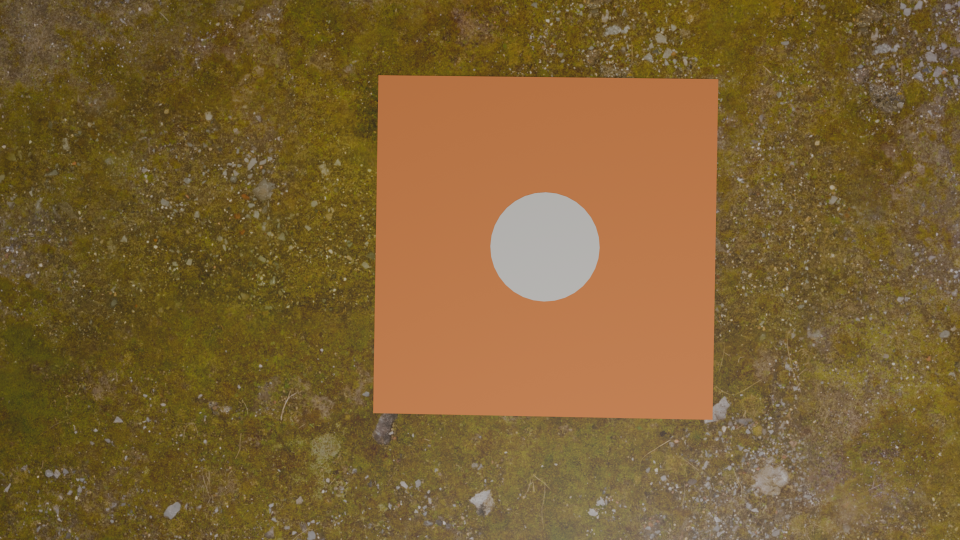
#> input picture folder_image/Object Tracking.png, 1920 x 1080 px, found by its file name (shown at 1/2 size)
$ python B3.py
#> lines starting #> are read from the running program, lines starting #| are printed output that depends on the picture; after the words box and inside, x2 and y2 are one past the last pixel; in counts of white or black regions, pixels touching at a corner belong together
import cv2
import numpy as np

gambar = cv2.imread('/home/ilkham/Penugasan GamaForce/folder_image/Object Tracking.png')
#> gambar is the input picture: shape (1080, 1920, 3); mean B, G, R 53.1, 96.6, 124.5
gray = cv2.cvtColor(gambar, cv2.COLOR_BGR2GRAY)
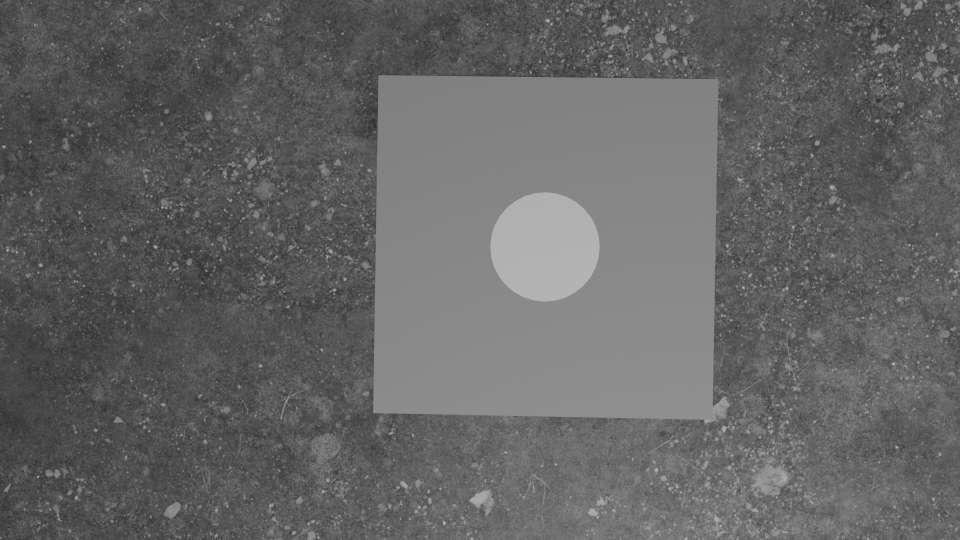
#> gray: shape (1080, 1920) (shown at 1/2 size); min 43, max 183, mean 100
img = cv2.medianBlur(gray, 5)

circles = cv2.HoughCircles(img, cv2.HOUGH_GRADIENT,1,100, param1=200, param2=50, minRadius=50, maxRadius=0)
#> circles = [[1089.5, 492.5, 109]]
circles = np.uint16(np.around(circles))
#> circles = [[1090, 492, 109]]

for i in circles[0, :]:
    cv2.drawMarker(gambar, (i[0], i[1]), (255,0,0), cv2.MARKER_CROSS, 30, 2)
    cv2.rectangle(gambar, (i[0]-108, i[1]-108), (i[0]+108, i[1]+108), (0,255,0), 2)
    cv2.rectangle(gambar, (i[0]-338, i[1]-338), (i[0]+338, i[1]+338), (0,0,255), 2, )
#> this loop made 1 pass
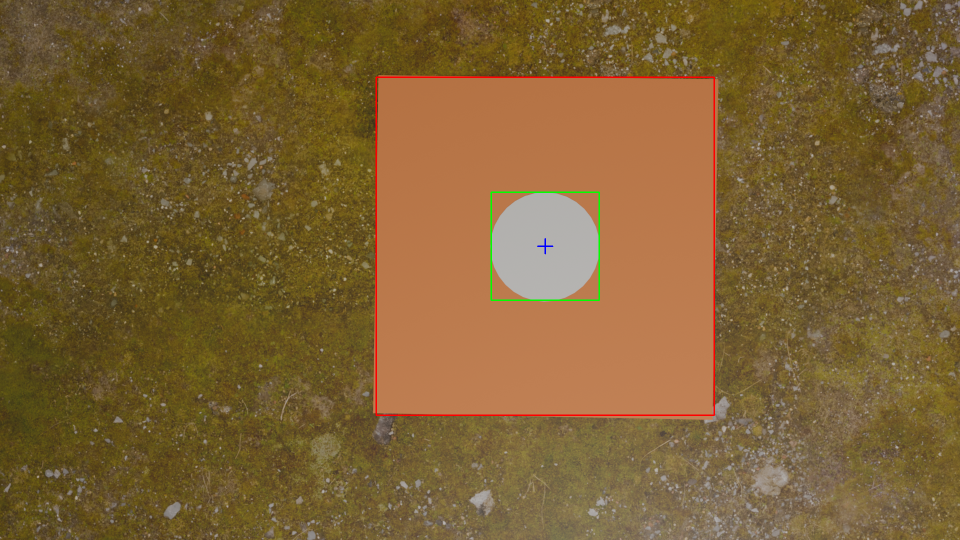
#> gambar: shape (1080, 1920, 3) (shown at 1/2 size); 0.52% of pixels changed, all inside (x1, y1, x2, y2) = (751, 153, 1430, 832)

cv2.imshow("inidia", gambar)
cv2.waitKey(0)
cv2.destroyAllWindows()
